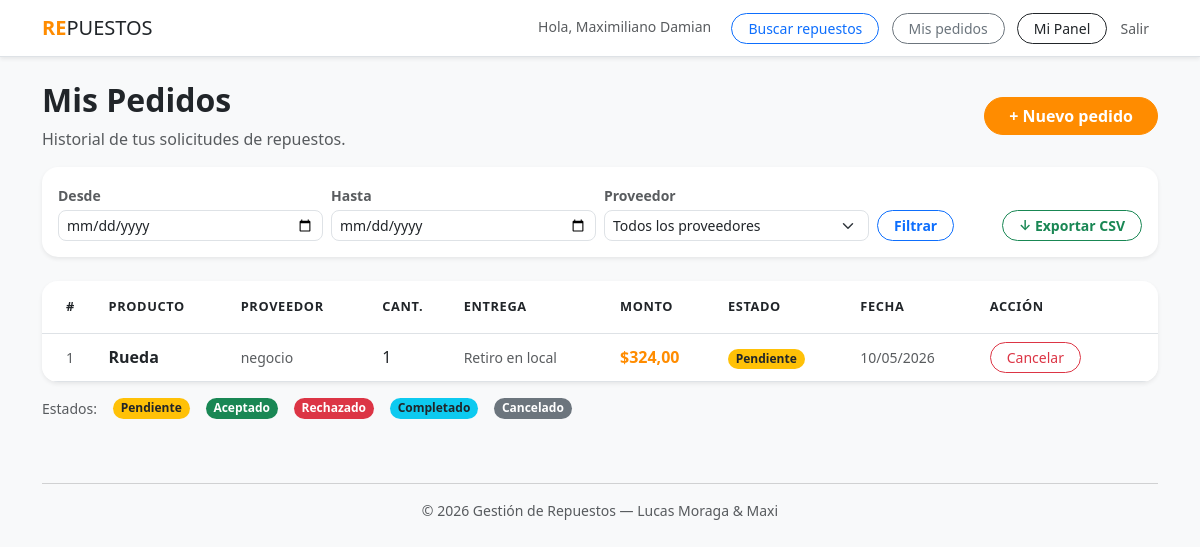
The app's page /pedidos/ (signed in), older data.
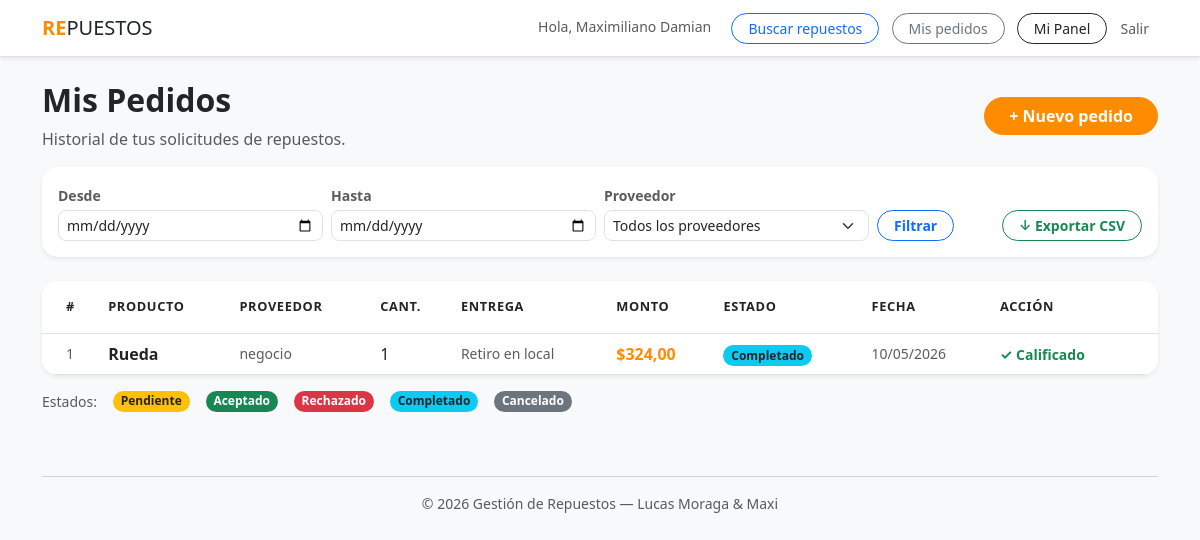
The same page, newer data.
### plataforma/models.py (models this page shows, shortened)
class Pedido(models.Model):
    ESTADO_CHOICES = [
        ('pendiente', 'Pendiente'),
        ('aceptado', 'Aceptado'),
        ('rechazado', 'Rechazado'),
        ('completado', 'Completado'),
        ('cancelado', 'Cancelado'),
    ]
    ENTREGA_CHOICES = [
        ('retiro', 'Retiro en local'),
        ('envio', 'Envío'),
    ]
    tecnico = models.ForeignKey(Tecnico, on_delete=models.CASCADE, related_name='pedidos')
    proveedor = models.ForeignKey(Proveedor, on_delete=models.CASCADE, related_name='pedidos_recibidos')
    producto = models.ForeignKey(Producto, on_delete=models.CASCADE, related_name='pedidos')
    cantidad = models.IntegerField()
    forma_entrega = models.CharField(max_length=10, choices=ENTREGA_CHOICES)
    estado = models.CharField(max_length=15, choices=ESTADO_CHOICES, default='pendiente')
    monto_total = models.DecimalField(max_digits=10, decimal_places=2)
    fecha_creacion = models.DateTimeField(auto_now_add=True)
    fecha_actualizacion = models.DateTimeField(auto_now=True)
    notas = models.TextField(blank=True, null=True)
    respuesta_proveedor = models.TextField(blank=True, null=True)
    class Meta:
        verbose_name = "Pedido"
        verbose_name_plural = "Pedidos"
        ordering = ['-fecha_creacion']

class Producto(models.Model):
    proveedor = models.ForeignKey(Proveedor, on_delete=models.CASCADE, related_name="productos")
    nombre = models.CharField(max_length=200)
    descripcion = models.TextField(blank=True)
    modelo = models.CharField(max_length=100, blank=True)
    categoria = models.CharField(max_length=100, choices=RUBROS_CHOICES)
    precio = models.DecimalField(max_digits=10, decimal_places=2)
    stock = models.PositiveIntegerField(default=0)
    disponible = models.BooleanField(default=True)
    class Meta:
        verbose_name = "Producto"
        verbose_name_plural = "Productos"

class Proveedor(models.Model):
    usuario = models.OneToOneField(User, on_delete=models.CASCADE)
    cuit = models.CharField(max_length=13, unique=True, null=True, blank=True)
    nombre_negocio = models.CharField(max_length=150)
    direccion = models.CharField(max_length=255)
    rubro = models.CharField(max_length=100, choices=RUBROS_CHOICES)
    horarios = models.CharField(max_length=200, blank=True)
    logo = models.ImageField(upload_to='proveedores/logos/', blank=True, null=True)
    imagen = models.ImageField(upload_to='proveedores/imagenes/', blank=True, null=True)
    latitud = models.FloatField(null=True, blank=True)
    longitud = models.FloatField(null=True, blank=True)
    estado = models.CharField(max_length=15, choices=ESTADO_USUARIO_CHOICES, default='pendiente')
    nota_admin = models.TextField(blank=True)
    is_approved = models.BooleanField(default=False)
    class Meta:
        verbose_name = "Proveedor"
        verbose_name_plural = "Proveedores"

### plataforma/views.py (the view)
# urls.py: path('pedidos/', views.mis_pedidos, name='mis_pedidos'),
@login_required(login_url='login')
def mis_pedidos(request):
    tecnico = _get_tecnico_o_403(request)
    if tecnico is None:
        return redirect('dashboard')
    fecha_desde = request.GET.get('fecha_desde', '').strip()
    fecha_hasta = request.GET.get('fecha_hasta', '').strip()
    proveedor_id = request.GET.get('proveedor', '').strip()
    try:
        pedidos_qs = (
            tecnico.pedidos
            .select_related('producto', 'proveedor')
            .annotate(ya_calificado=Exists(CalificacionProveedor.objects.filter(pedido=OuterRef('pk'))))
        )
        if fecha_desde:
            pedidos_qs = pedidos_qs.filter(fecha_creacion__date__gte=fecha_desde)
        if fecha_hasta:
            pedidos_qs = pedidos_qs.filter(fecha_creacion__date__lte=fecha_hasta)
        if proveedor_id:
            pedidos_qs = pedidos_qs.filter(proveedor_id=proveedor_id)
        pedidos = pedidos_qs.order_by('-fecha_creacion')
        proveedores = Proveedor.objects.filter(pedidos_recibidos__tecnico=tecnico).distinct().order_by('nombre_negocio')
        hay_filtros = bool(fecha_desde or fecha_hasta or proveedor_id)
    except Exception:
        messages.error(request, 'Ocurrió un error al cargar tu historial de pedidos. Intentá de nuevo.')
        pedidos = []
        proveedores = []
        hay_filtros = False
        fecha_desde = fecha_hasta = proveedor_id = ''
    return render(request, 'plataforma/mis_pedidos.html', {
        'pedidos': pedidos,
        'proveedores': proveedores,
        'hay_filtros': hay_filtros,
        'fecha_desde': fecha_desde,
        'fecha_hasta': fecha_hasta,
        'proveedor_id_sel': proveedor_id,
    })

### plataforma/context_processors.py (called while the page is built)
def pedidos_pendientes(request):
    count = 0
    if request.user.is_authenticated and hasattr(request.user, 'proveedor'):
        count = request.user.proveedor.pedidos_recibidos.filter(estado='pendiente').count()
    return {'pedidos_pendientes_count': count}

### plataforma/views.py (called while the page is built)
def _get_tecnico_o_403(request):
    if not hasattr(request.user, 'tecnico'):
        messages.error(request, 'Esta sección es solo para técnicos.')
        return None
    return request.user.tecnico

### plataforma/templates/plataforma/mis_pedidos.html (shortened to what the changed rows need)
{% extends "plataforma/base.html" %}
{% block content %}
<div class="row mb-3 align-items-center">
    <div class="col">
        <h2 class="fw-bold">Mis Pedidos</h2>
    </div>
</div>
{% if pedidos %}
<div class="card border-0 shadow-sm rounded-4 overflow-hidden">
    <div class="table-responsive">
        <table class="table table-hover align-middle mb-0">
            <thead class="bg-light text-muted" style="font-size: .8rem; text-transform: uppercase; letter-spacing: .05em;">
                <tr>
                    <th class="ps-4 py-3">#</th>
                    <th class="py-3">Producto</th>
                    <th class="py-3">Proveedor</th>
                    <th class="py-3">Cant.</th>
                    <th class="py-3">Entrega</th>
                    <th class="py-3">Monto</th>
                    <th class="py-3">Estado</th>
                    <th class="py-3">Fecha</th>
                    <th class="pe-4 py-3">Acción</th>
                </tr>
            </thead>
            <tbody>
                {% for pedido in pedidos %}
                <tr>
                    <td class="ps-4 text-muted small">{{ pedido.id }}</td>
                    <td>
                        <strong>{{ pedido.producto.nombre }}</strong>
                    </td>
                    <td class="text-muted small">{{ pedido.proveedor.nombre_negocio }}</td>
                    <td>{{ pedido.cantidad }}</td>
                    <td class="text-muted small">{{ pedido.get_forma_entrega_display }}</td>
                    <td class="fw-bold text-primary">${{ pedido.monto_total }}</td>
                    <td>
                        {% if pedido.estado == 'pendiente' %}
                            <span class="badge bg-warning text-dark rounded-pill">Pendiente</span>
                        {% elif pedido.estado == 'aceptado' %}
                            <span class="badge bg-success rounded-pill">Aceptado</span>
                        {% elif pedido.estado == 'rechazado' %}
                            <span class="badge bg-danger rounded-pill">Rechazado</span>
                        {% elif pedido.estado == 'completado' %}
                            <span class="badge bg-info text-dark rounded-pill">Completado</span>
                        {% elif pedido.estado == 'cancelado' %}
                            <span class="badge bg-secondary rounded-pill">Cancelado</span>
                        {% endif %}
                    </td>
                    <td class="text-muted small">{{ pedido.fecha_creacion|date:"d/m/Y" }}</td>
                    <td class="pe-4">
                        {% if pedido.estado == 'pendiente' %}
                        <form method="post" action="{% url 'cancelar_pedido' pedido.pk %}"
                              onsubmit="return confirm('¿Cancelar el pedido #{{ pedido.id }}? Esta acción no se puede deshacer.')">
                            <button type="submit" class="btn btn-outline-danger btn-sm rounded-pill px-3">
                                Cancelar
                            </button>
                        </form>
                        {% elif pedido.estado == 'completado' %}
                            {% if not pedido.ya_calificado %}
                            <a href="{% url 'calificar_proveedor' pedido.pk %}"
                               class="btn btn-outline-warning btn-sm rounded-pill px-3 fw-bold">
                                Calificar ★
                            </a>
                            {% else %}
                            <span class="text-success small fw-bold">✓ Calificado</span>
                            {% endif %}
                        {% else %}
                            <span class="text-muted">—</span>
                        {% endif %}
                    </td>
                </tr>
                {% endfor %}
            </tbody>
        </table>
    </div>
</div>
{% endif %}
{% endblock %}

Row changes from the older to the newer data that the page shows:
changed Pedido "Retiro en local": estado "Pendiente Cancelar" → "Completado ✓ Calificado"
